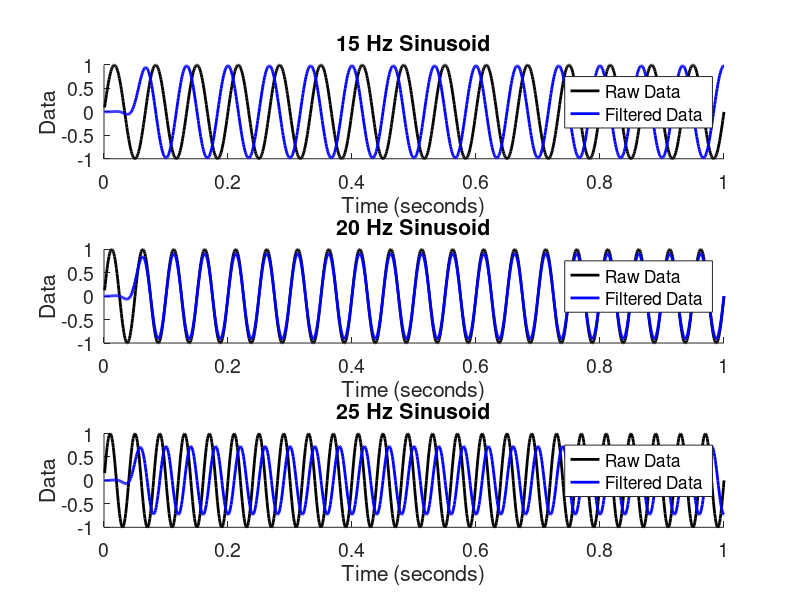

Recreate this plot in MATLAB.
function Chapter_6_Question_7()
    % Question 7 - FIR Filter Effect on Sinusoid Waves

    %Create Sinusoid Frequencies
    sample_interval = .001;
    t = sample_interval:sample_interval:1;
    sample_freq = 1/sample_interval;
    sin15 = sin(2*pi*15*t);
    sin20 = sin(2*pi*20*t);
    sin25 = sin(2*pi*25*t);
    nyquist_freq = sample_freq/2;
    
    %Create Low-Pass Filter
    n = 100;
    Wn = 30/nyquist_freq; 
    b = transpose(fir1(n, Wn, 'low'));
    
    %Filter Data
    sin15new = filter(b, 1, sin15);
    sin20new = filter(b, 1, sin20);
    sin25new = filter(b, 1, sin25);
 
    %Visualize Data
    figure()
    subplot(3, 1, 1)
    hold on
    plot(t, sin15, 'k', 'LineWidth', 2)
    plot(t, sin15new, 'b', 'LineWidth', 2)
    hold on
    xlabel('Time (seconds)')
    ylabel('Data')
    title('15 Hz Sinusoid')
    legend({'Raw Data', 'Filtered Data'})
    set(gca, 'FontSize', 14)
    subplot(3, 1, 2)
    hold on
    plot(t, sin20, 'k', 'LineWidth', 2)
    plot(t, sin20new, 'b', 'LineWidth', 2)
    hold on
    xlabel('Time (seconds)')
    ylabel('Data')
    title('20 Hz Sinusoid')
    legend({'Raw Data', 'Filtered Data'})
    set(gca, 'FontSize', 14)
    subplot(3, 1, 3)
    hold on
    plot(t, sin25, 'k', 'LineWidth', 2)
    plot(t, sin25new, 'b', 'LineWidth', 2)
    hold on
    xlabel('Time (seconds)')
    ylabel('Data')
    title('25 Hz Sinusoid')
    legend({'Raw Data', 'Filtered Data'})
    set(gca, 'FontSize', 14)
    
    % The 15 Hz and 25 Hz sinusoids have a phase offset whereas the 20 Hz
    % sinusoid does not. This is what we would expect from figure 6.12.
    
end